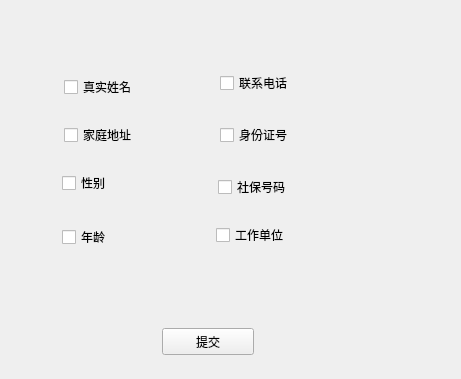
<?xml version="1.0" encoding="UTF-8"?>
<ui version="4.0">
 <class>MainWindow</class>
 <widget class="QMainWindow" name="MainWindow">
  <property name="geometry">
   <rect>
    <x>0</x>
    <y>0</y>
    <width>461</width>
    <height>379</height>
   </rect>
  </property>
  <property name="windowTitle">
   <string>eID客户端</string>
  </property>
  <widget class="QWidget" name="centralWidget">
   <widget class="QCheckBox" name="nameChk">
    <property name="geometry">
     <rect>
      <x>64</x>
      <y>76</y>
      <width>93</width>
      <height>22</height>
     </rect>
    </property>
    <property name="styleSheet">
     <string notr="true">font: 12pt &quot;Abyssinica SIL&quot;;</string>
    </property>
    <property name="text">
     <string>真实姓名</string>
    </property>
   </widget>
   <widget class="QCheckBox" name="idChk">
    <property name="geometry">
     <rect>
      <x>220</x>
      <y>124</y>
      <width>93</width>
      <height>22</height>
     </rect>
    </property>
    <property name="styleSheet">
     <string notr="true">font: 12pt &quot;Abyssinica SIL&quot;;</string>
    </property>
    <property name="text">
     <string>身份证号</string>
    </property>
   </widget>
   <widget class="QCheckBox" name="teleChk">
    <property name="geometry">
     <rect>
      <x>220</x>
      <y>72</y>
      <width>93</width>
      <height>22</height>
     </rect>
    </property>
    <property name="styleSheet">
     <string notr="true">font: 12pt &quot;Abyssinica SIL&quot;;</string>
    </property>
    <property name="text">
     <string>联系电话</string>
    </property>
   </widget>
   <widget class="QCheckBox" name="depChk">
    <property name="geometry">
     <rect>
      <x>216</x>
      <y>224</y>
      <width>93</width>
      <height>22</height>
     </rect>
    </property>
    <property name="styleSheet">
     <string notr="true">font: 12pt &quot;Abyssinica SIL&quot;;</string>
    </property>
    <property name="text">
     <string>工作单位</string>
    </property>
   </widget>
   <widget class="QCheckBox" name="ageChk">
    <property name="geometry">
     <rect>
      <x>62</x>
      <y>226</y>
      <width>93</width>
      <height>22</height>
     </rect>
    </property>
    <property name="styleSheet">
     <string notr="true">font: 12pt &quot;Abyssinica SIL&quot;;</string>
    </property>
    <property name="text">
     <string>年龄</string>
    </property>
   </widget>
   <widget class="QCheckBox" name="genChk">
    <property name="geometry">
     <rect>
      <x>62</x>
      <y>172</y>
      <width>93</width>
      <height>22</height>
     </rect>
    </property>
    <property name="styleSheet">
     <string notr="true">font: 12pt &quot;Abyssinica SIL&quot;;</string>
    </property>
    <property name="text">
     <string>性别</string>
    </property>
   </widget>
   <widget class="QCheckBox" name="insChk">
    <property name="geometry">
     <rect>
      <x>218</x>
      <y>176</y>
      <width>93</width>
      <height>22</height>
     </rect>
    </property>
    <property name="styleSheet">
     <string notr="true">font: 12pt &quot;Abyssinica SIL&quot;;</string>
    </property>
    <property name="text">
     <string>社保号码</string>
    </property>
   </widget>
   <widget class="QCheckBox" name="addrChk">
    <property name="geometry">
     <rect>
      <x>64</x>
      <y>124</y>
      <width>93</width>
      <height>22</height>
     </rect>
    </property>
    <property name="styleSheet">
     <string notr="true">font: 12pt &quot;Abyssinica SIL&quot;;</string>
    </property>
    <property name="text">
     <string>家庭地址</string>
    </property>
   </widget>
   <widget class="QPushButton" name="submitBtn">
    <property name="geometry">
     <rect>
      <x>162</x>
      <y>328</y>
      <width>92</width>
      <height>27</height>
     </rect>
    </property>
    <property name="text">
     <string>提交</string>
    </property>
   </widget>
  </widget>
 </widget>
 <layoutdefault spacing="6" margin="11"/>
 <resources/>
 <connections/>
</ui>
